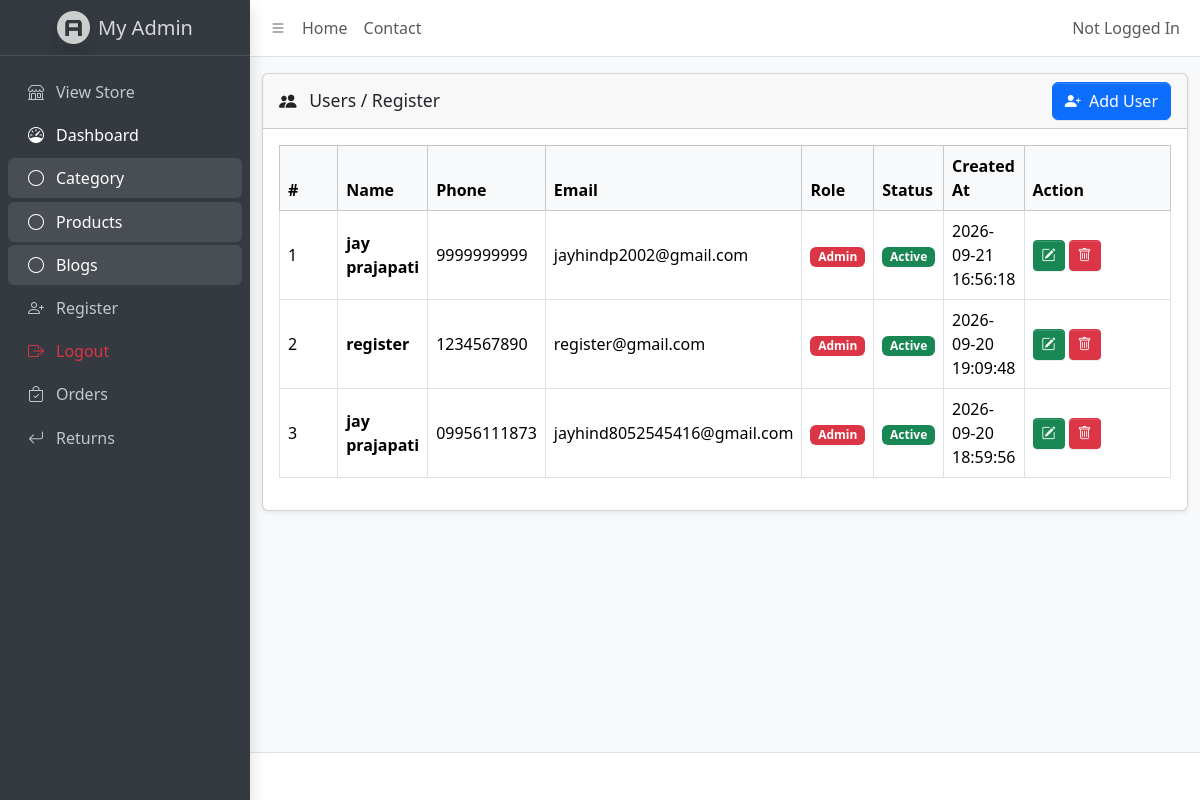
The page /admin/register.php (signed in) on the database its author committed.
### tables this page shows
CREATE TABLE `users` (
  `id` int(10) UNSIGNED NOT NULL,
  `name` varchar(150) NOT NULL,
  `phone` varchar(30) NOT NULL,
  `email` varchar(190) NOT NULL,
  `password` varchar(255) NOT NULL,
  `role_as` tinyint(3) UNSIGNED NOT NULL DEFAULT 0,
  `status` tinyint(1) NOT NULL DEFAULT 1,
  `created_at` timestamp NOT NULL DEFAULT current_timestamp(),
  `updated_at` timestamp NOT NULL DEFAULT current_timestamp() ON UPDATE current_timestamp()
);

### admin/register.php (the view, shortened to what this page needs)
<!DOCTYPE html>
<html lang="en">
<head>
    <title>Users / Register - Admin</title> <?php include 'assets.php'; ?>
</head>
<body class="layout-fixed sidebar-expand-lg sidebar-open bg-body-tertiary">
    <div class="app-wrapper"> <?php include 'header.php';
                                include 'aside.php'; ?>
        <div class="content mt-3">
            <div class="container-fluid">  <?php include 'massege.php'; ?>
                <div class="card shadow-sm">
                    <div class="card-header d-flex align-items-center">
                        <h3 class="card-title mb-0"> <i class="bi bi-people-fill me-2"></i> Users / Register </h3> <button type="button" class="btn btn-primary ms-auto" data-bs-toggle="modal" data-bs-target="#addUserModal"> <i class="bi bi-person-plus-fill me-1"></i> Add User </button>
                    </div>
                    <div class="card-body">
                        <div class="table-responsive">
                            <table class="table table-bordered table-hover align-middle">
                                <thead class="table-light">
                                    <tr>
                                        <th width="60">#</th>
                                        <th>Name</th>
                                        <th>Phone</th>
                                        <th>Email</th>
                                        <th>Role</th>
                                        <th>Status</th>
                                        <th>Created At</th>
                                        <th width="150">Action</th>
                                    </tr>
                                </thead>
                                <tbody> <?php $query = " SELECT id, name, phone, email, role_as, status, created_at FROM users ORDER BY id DESC ";
                                        $query_run = mysqli_query($conn, $query);
                                        if ($query_run && mysqli_num_rows($query_run) > 0): $count = 1;
                                            while ($user = mysqli_fetch_assoc($query_run)): ?> <tr>
                                                <td> <?= $count++; ?> </td>
                                                <td> <strong> <?= htmlspecialchars($user['name']); ?> </strong> </td>
                                                <td> <?= htmlspecialchars($user['phone']); ?> </td>
                                                <td> <?= htmlspecialchars($user['email']); ?> </td>
                                                <td> <?php if ((int)$user['role_as'] === 1): ?> <span class="badge bg-danger"> Admin </span> <?php else: ?> <span class="badge bg-primary"> User </span> <?php endif; ?> </td>
                                                <td> <?php if ((int)$user['status'] === 1): ?> <span class="badge bg-success"> Active </span> <?php else: ?> <span class="badge bg-secondary"> Inactive </span> <?php endif; ?> </td>
                                                <td> <?= htmlspecialchars($user['created_at']); ?> </td>
                                                <td>
                                                    <div class="d-flex gap-1">  <a href="register-page2.php?id=<?= (int)$user['id']; ?>" class="btn btn-sm btn-success" title="Edit User"> <i class="bi bi-pencil-square"></i> </a>
                                                        <form action="code.php" method="POST" onsubmit="return confirm('Are you sure you want to delete this user?');"> <input type="hidden" name="delete_id" value="<?= (int)$user['id']; ?>"> <button type="submit" name="deleteUserbtn" class="btn btn-sm btn-danger" title="Delete User"> <i class="bi bi-trash"></i> </button> </form>
                                                    </div>
                                                </td>
                                            </tr> <?php endwhile;
                                            else: ?> <tr>
                                            <td colspan="8" class="text-center py-4">
                                                <div class="text-muted"> <i class="bi bi-people fs-2 d-block mb-2"></i> No users found. </div>
                                            </td>
                                        </tr> <?php endif; ?> </tbody>
                            </table>
                        </div>
                    </div>
                </div>
            </div>
        </div>
         <?php include 'footer.php'; ?>
    </div> <?php include 'script.php'; ?>
</body>
</html>

### rows shown on the page
users: name "jay prajapati", phone "9999999999", email "jayhindp2002@gmail.com", role_as "Admin", status "Active", created_at "2026-09-21 16:56:18"
users: name "register", phone "1234567890", email "register@gmail.com", role_as "Admin", status "Active", created_at "2026-09-20 19:09:48"
users: name "jay prajapati", phone "09956111873", email "jayhind8052545416@gmail.com", role_as "Admin", status "Active", created_at "2026-09-20 18:59:56"

### other values the page prints
$userName "Not Logged In"
